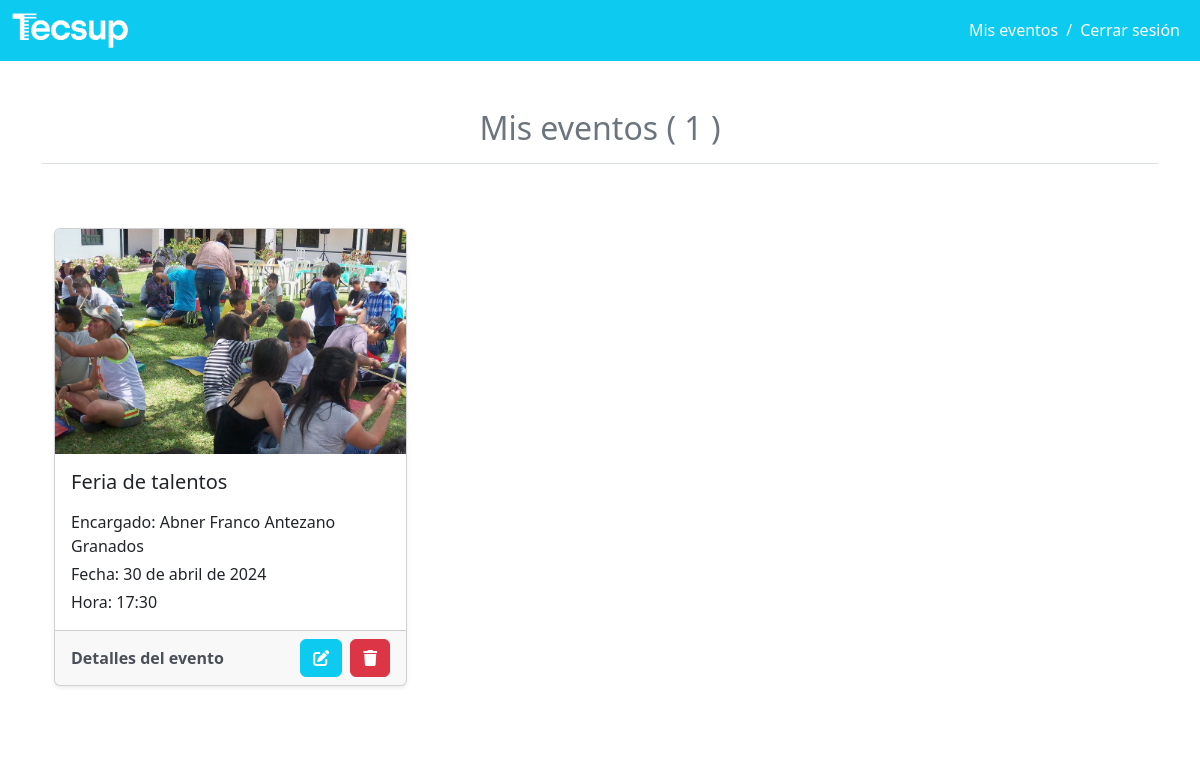
The app's page /eventos/miseventos/ (signed in) with its own data.
### eventos/models.py (models this page shows, shortened)
class Evento(models.Model):
    codigo = models.AutoField(primary_key=True)
    titulo = models.CharField(max_length=100)
    encargado = models.ForeignKey(Usuario,on_delete=models.CASCADE)
    imagen = models.ImageField(upload_to="eventos")
    fecha_evento = models.DateField('Fecha de evento')
    hora_evento = models.TimeField('Hora de evento')
    descripcion = models.TextField()

class Usuario(models.Model):
    codigo = models.AutoField(primary_key=True)
    nombre = models.CharField(max_length=100)
    apellido = models.CharField(max_length=100)
    email = models.EmailField()
    contraseña = models.CharField(max_length=100)
    def __str__(self):
        return self.nombre + " " + self.apellido

### eventos/views.py (the view)
# urls.py: path('miseventos/', views.mis_eventos, name='mis_eventos'),
@verificar_autenticacion
def mis_eventos(request):
    usuario_id = request.session['usuario_id']
    usuario = Usuario.objects.get(codigo=usuario_id)
    eventos_usuario = Evento.objects.filter(encargado=usuario)
    cantidad_eventos_usuario = eventos_usuario.count()
    context = {
        'eventos_usuario': eventos_usuario,
        'usuario': usuario,
        'cantidad_eventos_usuario': cantidad_eventos_usuario,
    }
    return render(request, 'misEventos.html', context)

### eventos/templates/misEventos.html (shortened to what this page needs)
{% extends "layout.html" %}
{% block content %}
    <div class="bg-white w-100 h-100">
        <div class="container py-5">
            <h2 class="border-bottom mb-5 text-center text-secondary">Mis eventos ( {{cantidad_eventos_usuario}} )</p></h2>
            <div class="py-3">
                <div class="container">
                <div class="row row-cols-1 row-cols-sm-2 row-cols-md-3 g-3">
                    {% for evento in eventos_usuario %}
                        <div class="col">
                        <div class="card shadow-sm">
                            <a href="../detalle_evento/{{evento.codigo}}">
                                <img class="bd-placeholder-img card-img-top" width="100%" height="225" src="{{evento.imagen.url}}" alt="{{evento.titulo}}">
                            </a>
                            <a href="../detalle_evento/{{evento.codigo}}" class="text-decoration-none text-dark">
                                <div class="card-body">
                                    <h5 class="card-title mb-3">{{evento.titulo}}</h5>
                                    <p class="card-text mb-1">Encargado: {{evento.encargado}}</p>
                                    <p class="card-text mb-1">Fecha: {{evento.fecha_evento}}</p>
                                    <p class="card-text">Hora: {{evento.hora_evento}}</p>
                                </div>
                            </a>
                            <div class="card-footer d-flex justify-content-between align-items-center">
                                <a href="../detalle_evento/{{evento.codigo}}" class="text-decoration-none fw-bold text-light-emphasis">Detalles del evento</a>
                                    <div class="d-flex">
                                        <button type="button" class="btn btn-info text-white mx-2" data-bs-toggle="modal" data-bs-target="#editarEvento">
                                            <i class="fa-solid fa-pen-to-square"></i>
                                        </button>
                                        <a href="../detalle_evento/eliminarMiEvento/{{evento.codigo}}" class="btn btn-danger text-decoration-none text-white"><i class="fa-solid fa-trash"></i></a>
                                    </div>
                            </div>
                        </div>
                        </div>
                    {% endfor %}
                </div>
                </div>
            </div>
        </div>
    </div>
{% endblock %}

### eventos/static/css/main.css (style rules this page uses)
.card-img-top { object-fit: cover; max-height: 100%; }

### records on screen
Evento: imagen (picture), titulo "Feria de talentos", encargado "Abner Franco Antezano Granados", fecha_evento "30 de abril de 2024", hora_evento "17:30"

### other values on screen
{{ cantidad_eventos_usuario }} "1"
